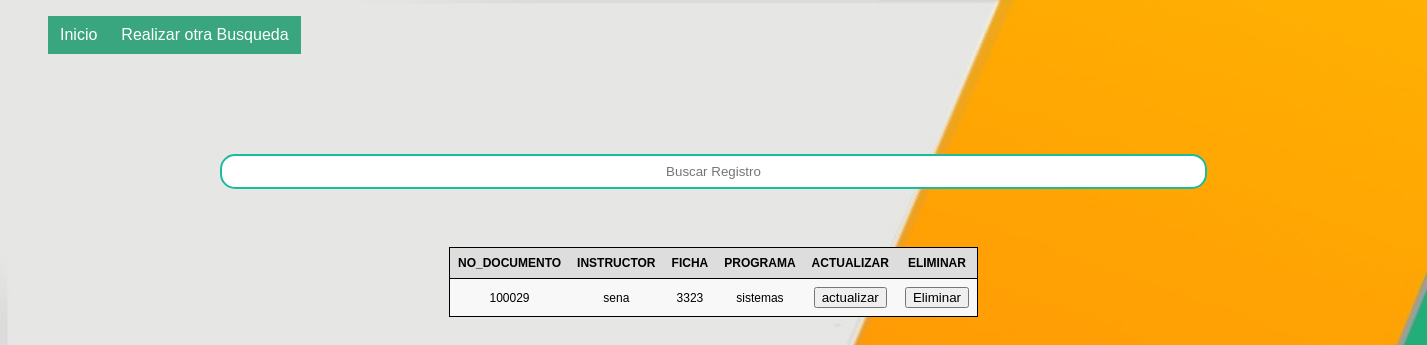
The app's page /controladores/c-relacion.php with its own data.
### tables this page shows
CREATE TABLE instructores (
    No_documento int(15) NOT NULL,
    nom_instructor varchar (30)NOT NULL,
    PRIMARY KEY (No_documento)
);

CREATE TABLE programas(
    ficha int(15) NOT NULL,
    nom_programa VARCHAR(50) NOT NULL,
   
    PRIMARY KEY(ficha)
);

### vistas/v-buscar_relacion.php (called while the page is built, shortened)
<?php
$conexion = Conex::conectar();
$buscar = $_POST['buscar'];
$SQL_READ = "SELECT instructores.No_documento, instructores.nom_instructor, programas.ficha, programas.nom_programa FROM
    instructores INNER JOIN prog_inst ON instructores.No_documento=prog_inst.No_documento
    INNER JOIN programas ON programas.ficha=prog_inst.ficha
     WHERE instructores.nom_instructor like '%".$buscar."%' OR programas.nom_programa like '%".$buscar."%' OR programas.ficha like '%".$buscar."%' OR instructores.No_documento like '%".$buscar."%'";
$sql_query = mysqli_query($conexion, $SQL_READ);

### vistas/v-relacion.php (the view, shortened to what this page needs)
<html>
<head>
</head>
<body>
      <div class="header">
            <ul class="nav">
                  <li><a href="../index.php">Inicio</a></li>
                  <li><a href="../controladores/c-relacion.php">Realizar otra Busqueda</a></li>
            </ul>
      </div>
      <br>
      <form action="../controladores/c-relacion.php" method="POST">
            <div class="field" id="buscar">
                  <input type="text" id="buscar" name="buscar" placeholder="Buscar Registro" />
            </div>
      </form>
      <div class="container">
            <div>
                  <table class="table">
                        <thead><br>
                              <th>No_documento</th>
                              <th>instructor</th>
                              <th>ficha</th>
                              <th>programa</th>
                              <th>actualizar</th>
                              <th>eliminar</th>
                        </thead>
                        <tbody>
                              <?php
                              include "v-buscar_relacion.php";
                              while ($row = mysqli_fetch_array($sql_query)) { ?>
                                    <tr>
                                          <td data-label="No_documento:"><?= $row['No_documento'] ?></td>
                                          <td data-label="instructor:"><?= $row['nom_instructor'] ?></td>
                                          <td data-label="ficha:"><?= $row['ficha'] ?></td>
                                          <td data-label="programa:"><?= $row['nom_programa'] ?></td>
                                          <td data-label="Opcion:"><a href="../vistas/actualizar_relacion.php?id=<?php echo $row['No_documento']; ?>&id1=<?php echo $row['ficha']; ?>">
                                                      <input type="submit" class="btn btn-primary btn-block" name="submit" value="actualizar"></td>
                                                      <td data-label="eliminar"><a href="../vistas/el-relacion.php?ad=<?php echo $row['ficha']; ?>">
								<input type="submit" name="submit" value="Eliminar"></a></td>
                                    </tr>
                              <?php } ?>
                        </tbody>
                  </table>
            </div>
      </div>
</body>
</html>

### css/historial.css (style rules this page uses)
body { font-family:Tahoma; background-image: url("../img/sena.jpg"); background-repeat: no-repeat; background-size: 100% 100%; background-attachment: fixed; }
.header { margin:auto; width:119%; font-family:Arial, Helvetica, sans-serif; }
ul, ol { list-style:none; }
.nav > li { float:left; }
.nav li a { background-color:#39A67F; color:#fff; text-decoration:none; padding:10px 12px; display:block; }
#buscar { position: relative; text-align: center; display: flex; }
.container { width: 100%; justify-content: center; display: flex; }
.table { width: 100%; border: 1px solid #ccc; border-collapse: collapse; margin: 0; font-family:Arial; }
.table tr { background-color: #f8f8f8; border: 1px solid black; }
.table th, .table td { font-size: 12px; padding: 8px; text-align: center; width: max-content; }
.table thead th { text-transform: uppercase; background-color: #ddd; }
.field { position: absolute; top: 40px; display:flex; position:realtive; margin:5em auto; width:70%; flex-direction:row; }
.field>input[type=text] { flex:1; padding:0.6em; border:0.2em solid rgb(26, 188, 156); border-radius: 15px; }

### records on screen
instructores: No_documento "100029", nom_instructor "sena", programas.ficha "3323", programas.nom_programa "sistemas"
